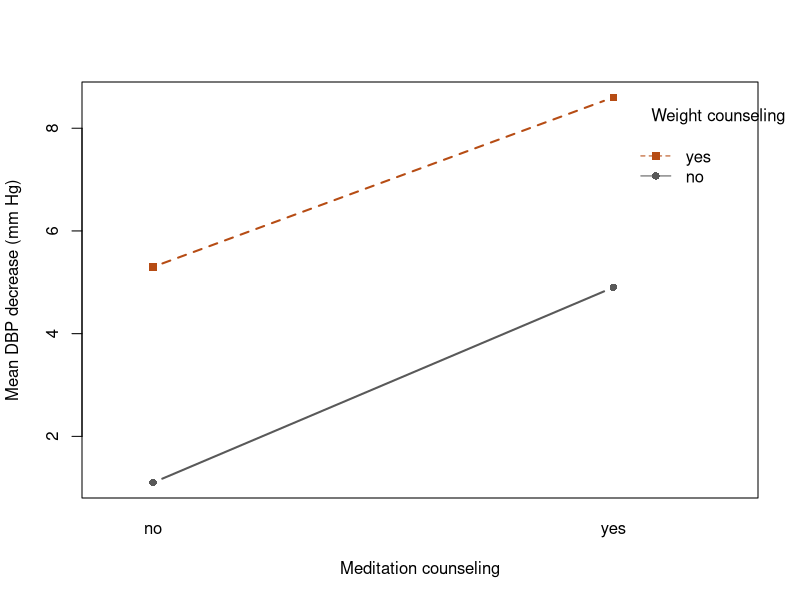

Reproduce this figure in R.
## ---- chunk 1
#| label: setup
getwd()
file.exists("week11_counseling_reconstructed.csv")
## ---- chunk 2
#| label: counseling-data
cs <- read.csv("week11_counseling_reconstructed.csv")
cs$weight <- factor(cs$weight, levels = c("no", "yes"))
cs$meditation <- factor(cs$meditation, levels = c("no", "yes"))
with(cs, table(weight, meditation))
cm <- with(cs, tapply(dbp_decrease, list(weight, meditation), mean))
cm
## ---- chunk 3
#| label: interaction-plot
with(cs, interaction.plot(
  meditation, weight, dbp_decrease, type = "b",
  xlab = "Meditation counseling", ylab = "Mean DBP decrease (mm Hg)",
  trace.label = "Weight counseling", col = c("grey35", "#B64C14"),
  lty = c(1, 2), pch = c(16, 15), lwd = 2
))
## ---- chunk 4
#| label: two-way-anova
fit_full <- aov(dbp_decrease ~ weight * meditation, data = cs)
summary(fit_full)
## ---- chunk 5
#| label: two-way-by-hand
grand2 <- mean(cm)
row_m <- rowMeans(cm)
col_m <- colMeans(cm)
additive <- outer(row_m, col_m, "+") - grand2
dev <- cm - additive
additive
dev
ss_w <- 2 * 20 * sum((row_m - grand2)^2)
ss_m <- 2 * 20 * sum((col_m - grand2)^2)
ss_i <- 20 * sum(dev^2)
ss_e <- sum((cs$dbp_decrease - ave(cs$dbp_decrease, cs$weight, cs$meditation))^2)
ms_e <- ss_e / 76
data.frame(term = c("weight", "meditation", "weight:meditation", "Residuals"),
           ss = c(ss_w, ss_m, ss_i, ss_e),
           F = c(c(ss_w, ss_m, ss_i) / ms_e, NA))
## ---- chunk 6
#| label: additive-exercise
# Add your additive model here.
